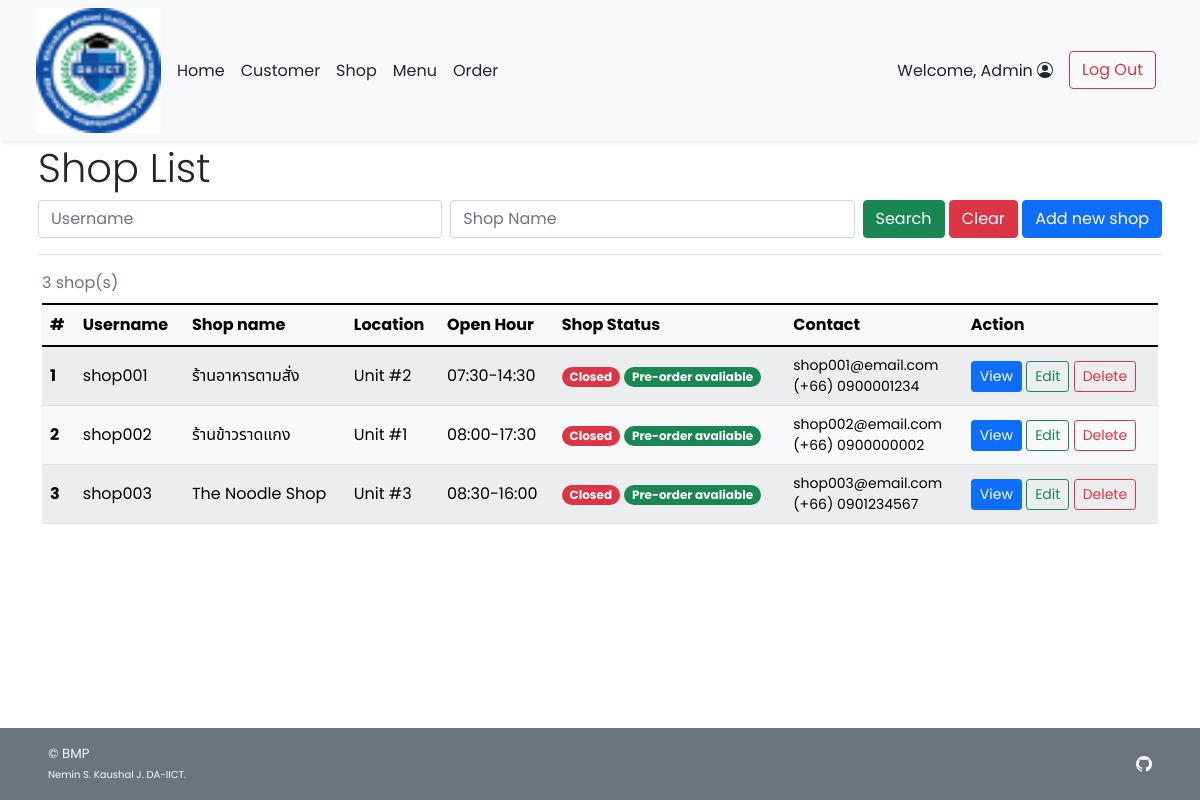
The page /admin/admin_shop_list.php (signed in) on the database its author committed.
### tables this page shows
CREATE TABLE `shop` (
  `s_id` int(11) NOT NULL,
  `s_username` varchar(45) NOT NULL,
  `s_pwd` varchar(45) NOT NULL,
  `s_name` varchar(100) NOT NULL,
  `s_location` varchar(100) NOT NULL,
  `s_openhour` time NOT NULL,
  `s_closehour` time NOT NULL,
  `s_status` tinyint(4) NOT NULL DEFAULT 1 COMMENT 'Shop ready for taking an order or not (True for open, False for close)',
  `s_preorderStatus` tinyint(4) NOT NULL DEFAULT 1 COMMENT 'Shop is ready for tomorrow pre-order or not',
  `s_email` varchar(100) NOT NULL,
  `s_phoneno` varchar(45) NOT NULL,
  `s_pic` text DEFAULT NULL
);

### admin/admin_shop_list.php (the view, shortened to what this page needs)
<!DOCTYPE html>
<html lang="en" class="h-100">
<head>
    <?php
        include("../conn_db.php");
        include('../head.php');
    ?>
    <link href="../css/main.css" rel="stylesheet">
</head>
<body class="d-flex flex-column h-100">
    <?php include('nav_header_admin.php')?>
    <div class="container p-2 pb-0" id="admin-dashboard">
        <div class="mt-4 border-bottom">
            <a class="nav nav-item text-decoration-none text-muted mb-2" href="#" onclick="history.back();">
            </a>
            <h2 class="pt-3 display-6">Shop List</h2>
            <form class="form-floating mb-3" method="GET" action="admin_shop_list.php">
                <div class="row g-2">
                    <div class="col">
                        <input type="text" class="form-control" id="username" name="un" placeholder="Username"
                            <?php if(isset($_GET["search"])){?>value="<?php echo $_GET["un"];?>" <?php } ?>>
                    </div>
                    <div class="col">
                        <input type="text" class="form-control" id="shopname" name="sn" placeholder="Shop Name"
                            <?php if(isset($_GET["search"])){?>value="<?php echo $_GET["sn"];?>" <?php } ?>>
                    </div>
                    <div class="col-auto">
                        <button type="submit" name="search" value="1" class="btn btn-success">Search</button>
                        <button type="reset" class="btn btn-danger"
                            onclick="javascript: window.location='admin_shop_list.php'">Clear</button>
                        <a href="admin_shop_add.php" class="btn btn-primary">Add new shop</a>
                    </div>
                </div>
            </form>
        </div>
    </div>
    <div class="container pt-2" id="cust-table">
        <?php
            if(!isset($_GET["search"])){
                $search_query = "SELECT s_id,s_username,s_name,s_location,s_openhour,s_closehour,s_status,s_preorderstatus,s_email,s_phoneno FROM shop;";
            }else{
                $search_un=$_GET["un"];
                $search_sn=$_GET["sn"];
                $search_query = "SELECT s_id,s_username,s_name,s_location,s_openhour,s_closehour,s_status,s_preorderstatus,s_email,s_phoneno FROM shop
                WHERE s_username LIKE '%{$search_un}%' AND s_name LIKE '%{$search_sn}%';";
            }
            $search_result = $mysqli -> query($search_query);
            $search_numrow = $search_result -> num_rows;
            if($search_numrow == 0){
        ?>
        <div class="row">
            <div class="col mt-2 ms-2 p-2 bg-danger text-white rounded text-start">
                <svg xmlns="http://www.w3.org/2000/svg" width="16" height="16" fill="currentColor"
                    class="bi bi-x-circle ms-2" viewBox="0 0 16 16">
                    <path d="M8 15A7 7 0 1 1 8 1a7 7 0 0 1 0 14zm0 1A8 8 0 1 0 8 0a8 8 0 0 0 0 16z" />
                    <path
                        d="M4.646 4.646a.5.5 0 0 1 .708 0L8 7.293l2.646-2.647a.5.5 0 0 1 .708.708L8.707 8l2.647 2.646a.5.5 0 0 1-.708.708L8 8.707l-2.646 2.647a.5.5 0 0 1-.708-.708L7.293 8 4.646 5.354a.5.5 0 0 1 0-.708z" />
                </svg><span class="ms-2 mt-2">No shop found!</span>
                <a href="admin_shop_list.php" class="text-white">Clear Search Result</a>
            </div>
        </div>
        <?php } else{ ?>
        <div class="table-responsive">
        <table class="table rounded-5 table-light table-striped table-hover align-middle caption-top mb-5">
            <caption><?php echo $search_numrow;?> shop(s) <?php if(isset($_GET["search"])){?><br /><a
                    Result</a><?php } ?></caption>
            <thead class="bg-light">
                <tr>
                    <th scope="col">#</th>
                    <th scope="col">Username</th>
                    <th scope="col">Shop name</th>
                    <th scope="col">Location</th>
                    <th scope="col">Open Hour</th>
                    <th scope="col">Shop Status</th>
                    <th scope="col">Contact</th>
                    <th scope="col">Action</th>
                </tr>
            </thead>
            <tbody>
                <?php $i=1; while($row = $search_result -> fetch_array()){ ?>
                <tr>
                    <th><?php echo $i++;?></th>
                    <td><?php echo $row["s_username"];?></td>
                    <td><?php echo $row["s_name"];?></td>
                    <td class="text-wrap"><?php echo $row["s_location"];?></td>
                    <td>
                        <?php
                            $oh_arr = explode(":",$row["s_openhour"]);
                            $ch_arr = explode(":",$row["s_closehour"]);
                            $oh_hm = $oh_arr[0].":".$oh_arr[1];
                            $ch_hm = $ch_arr[0].":".$ch_arr[1];
                            echo $oh_hm."-".$ch_hm;
                        ?>
                    </td>
                    <td>
                        <?php
                            $now = date('H:i:s');
                            if((($now < $row["s_openhour"])||($now > $row["s_closehour"]))||($row["s_status"]==0)){
                        ?>
                        <span class="badge rounded-pill bg-danger">Closed</span>
                        <?php }else{ ?>
                        <span class="badge rounded-pill bg-success">Open</span>
                        <?php }
                            if($row["s_preorderstatus"]==1){
                        ?>
                        <span class="badge rounded-pill bg-success">Pre-order avaliable</span>
                        <?php }else{ ?>
                        <span class="badge rounded-pill bg-danger">Pre-order Unavaliable</span>
                        <?php } ?>
                    </td>
                    <td class="small"><?php echo $row["s_email"];?><br/><?php echo "(+66) ".$row["s_phoneno"];?></td>
                    <td>
                        <a href="admin_shop_detail.php?s_id=<?php echo $row["s_id"]?>"
                            class="btn btn-sm btn-primary">View</a>
                        <a href="admin_shop_edit.php?s_id=<?php echo $row["s_id"]?>"
                            class="btn btn-sm btn-outline-success">Edit</a>
                        <a href="admin_shop_delete.php?s_id=<?php echo $row["s_id"]?>"
                            class="btn btn-sm btn-outline-danger">Delete</a>
                    </td>
                </tr>
                <?php } ?>
            </tbody>
        </table>
        </div>
        <?php }
        ?>
    </div>
    <footer
        class="footer d-flex flex-wrap justify-content-between align-items-center px-5 py-3 mt-auto bg-secondary text-light">
        <span class="smaller-font">&copy; BMP<br /><span class="xsmall-font">Nemin S. Kaushal J.
                DA-IICT.</span></span>
        <ul class="nav justify-content-end list-unstyled d-flex">
            <li class="ms-3"><a class="text-light" target="_blank" href="https://github.com/Kaushal199/CMS_BMP/"><i
                        class="bi bi-github"></i></a></li>
        </ul>
    </footer>
</body>
</html>

### css/main.css (style rules this page uses)
html { height: 100%; }
body { height: 100%; padding-top: 4rem; margin-bottom: -50px; font-family: 'Poppins', 'Noto Sans Thai', sans-serif; }
a { cursor: pointer; }
.bi { vertical-align: -.125em; fill: currentColor; }
.smaller-font { font-size: smaller; }
.xsmall-font { font-size: x-small; }

### rows shown on the page
shop: s_username "shop001", s_name "ร้านอาหารตามสั่ง", s_location "Unit #2", s_openhour "07:30", s_closehour "14:30", shows "Closed", s_preorderStatus "Pre-order avaliable", s_email "shop001@email.com", s_phoneno "0900001234"
shop: s_username "shop002", s_name "ร้านข้าวราดแกง", s_location "Unit #1", s_openhour "08:00", s_closehour "17:30", shows "Closed", s_preorderStatus "Pre-order avaliable", s_email "shop002@email.com", s_phoneno "0900000002"
shop: s_username "shop003", s_name "The Noodle Shop", s_location "Unit #3", s_openhour "08:30", s_closehour "16:00", shows "Closed", s_preorderStatus "Pre-order avaliable", s_email "shop003@email.com", s_phoneno "0901234567"

### other values the page prints
$_SESSION['firstname'] "Admin"
$search_numrow "3"
